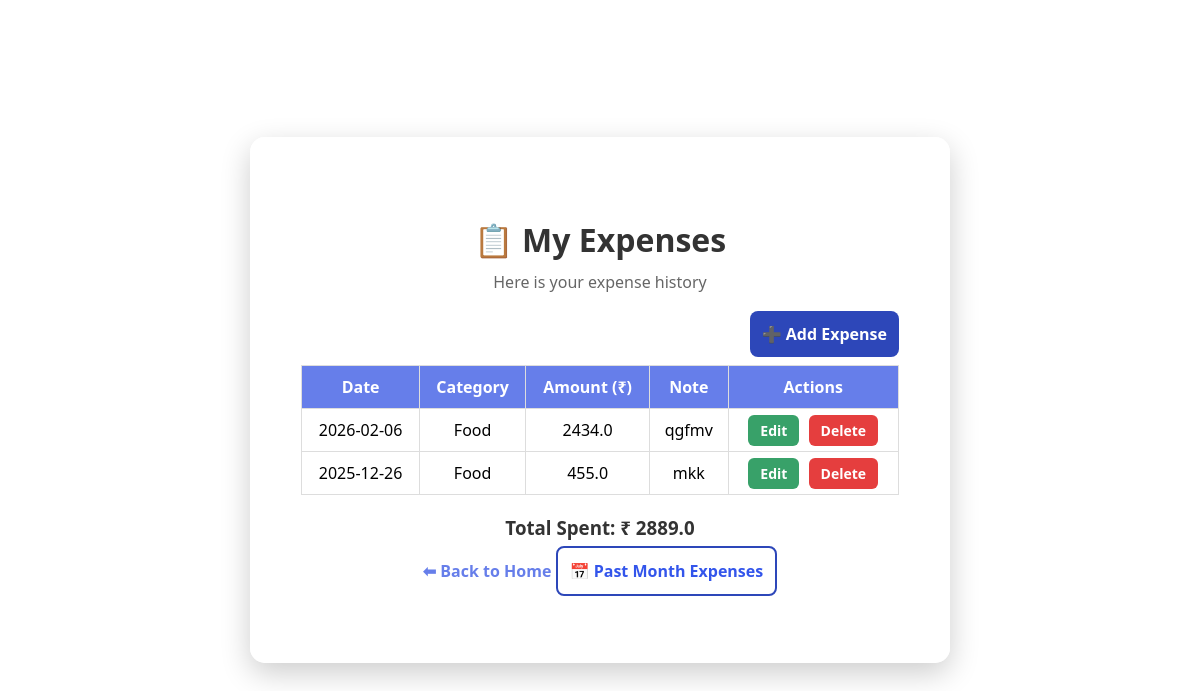
Page /expenses (signed in) on the committed database.
### tables this page shows
CREATE TABLE expenses (
            id INTEGER PRIMARY KEY AUTOINCREMENT,
            username TEXT NOT NULL,
            amount REAL NOT NULL,
            category TEXT NOT NULL,
            date TEXT NOT NULL,
            note TEXT
        );

### app.py (the view)
@app.route("/expenses")
def view_expenses():
    if "user" not in session:
        return redirect("/login")
    username = session["user"]
    conn = get_db_connection()
    expenses = conn.execute(
        "SELECT * FROM expenses WHERE username = ? ORDER BY date DESC",
        (username,)
    ).fetchall()
    conn.close()
    total = sum(expense["amount"] for expense in expenses)
    return render_template(
        "view_expenses.html",
        expenses=expenses,
        total=total
    )

### app.py (called while the page is built)
def get_db_connection():
    conn = sqlite3.connect("expenses.db")
    conn.row_factory = sqlite3.Row
    return conn

### templates/view_expenses.html (shortened to what this page needs)
<!DOCTYPE html>
<html lang="en">
<head>
    <link rel="stylesheet" href="{{ url_for('static', filename='style.css') }}">
</head>
<body>
<div class="container" style="width: 700px;">
    <h1>📋 My Expenses</h1>
    <p class="subtitle">Here is your expense history</p>
    <div style="text-align: right; margin-bottom: 20px;">
        <a href="{{ url_for('add_expense') }}" class="btn primary">➕ Add Expense</a>
    </div>
    {% if expenses %}
    <table class="expense-table">
        <thead>
            <tr>
                <th>Date</th>
                <th>Category</th>
                <th>Amount (₹)</th>
                <th>Note</th>
                <th>Actions</th>
            </tr>
        </thead>
        <tbody>
            {% for expense in expenses %}
            <tr>
                <td>{{ expense.date }}</td>
                <td>{{ expense.category }}</td>
                <td>{{ expense.amount }}</td>
                <td>{{ expense.note or "-" }}</td>
                <td>
                    <a href="{{ url_for('edit_expense', expense_id=expense.id) }}" class="btn edit">Edit</a>
                    <a href="{{ url_for('delete_expense', expense_id=expense.id) }}" class="btn delete"
                       onclick="return confirm('Are you sure you want to delete this expense?');">Delete</a>
                    </td>
            </tr>
            {% endfor %}
        </tbody>
    </table>
    <h3 class="total">Total Spent: ₹ {{ total }}</h3>
    {% else %}
        <p>No expenses added yet.</p>
    {% endif %}
    <a href="/" class="back-link">⬅ Back to Home</a>
    <a href="{{ url_for('past_month_expenses') }}" class="btn secondary">📅 Past Month Expenses</a>
</div>
</body>
</html>

### static/style.css (style rules this page uses)
* { margin: 0; padding: 0; box-sizing: border-box; font-family: "Segoe UI", sans-serif; }
body { height: 100vh; background-image: url("https://images.pexels.com/photos/27920274/pexels-photo-27920274.jpeg?cs=srgb&dl=pexels-jakubzerdzicki-27920274.jpg&fm=jpg"); background-size: cover; background-position: center; background-repeat: no-repeat; display: flex; align-items: center; justify-content: center; }
.container { background: rgba(255, 255, 255, 0.75); backdrop-filter: blur(10px); -webkit-backdrop-filter: blur(10px); padding: 80px 50px; width: 500px; text-align: center; border-radius: 15px; box-shadow: 0 10px 30px rgba(0,0,0,0.2); border: 1px solid rgba(255, 255, 255, 0.3); }
.container h1 { font-size: 32px; margin-bottom: 10px; color: #333; }
.subtitle { color: #666; margin-bottom: 30px; }
.btn { text-decoration: none; padding: 12px; border-radius: 8px; font-size: 16px; font-weight: 600; transition: 0.3s ease; cursor: pointer; border: none; }
.primary { background: #2d47b9; color: white; }
.secondary { border: 2px solid #2d47b9; color: #3355eb; }
.edit { background: #38a169; color: white; padding: 6px 12px; border-radius: 6px; text-decoration: none; font-size: 14px; margin-right: 5px; }
.delete { background: #e53e3e; color: white; padding: 6px 12px; border-radius: 6px; text-decoration: none; font-size: 14px; }
.back-link { display: inline-block; margin-top: 20px; color: #667eea; text-decoration: none; font-weight: 600; }
.expense-table { width: 100%; border-collapse: collapse; margin-top: 20px; }
.expense-table th, .expense-table td { border: 1px solid #ddd; padding: 10px; text-align: center; }
.expense-table th { background: #667eea; color: white; }
.total { margin-top: 20px; color: #333; }

### rows in the picture
expenses: date "2026-02-06", category "Food", amount "2434.0", note "qgfmv"
expenses: date "2025-12-26", category "Food", amount "455.0", note "mkk"

### other values in the picture
{{ total }} "2889.0"
